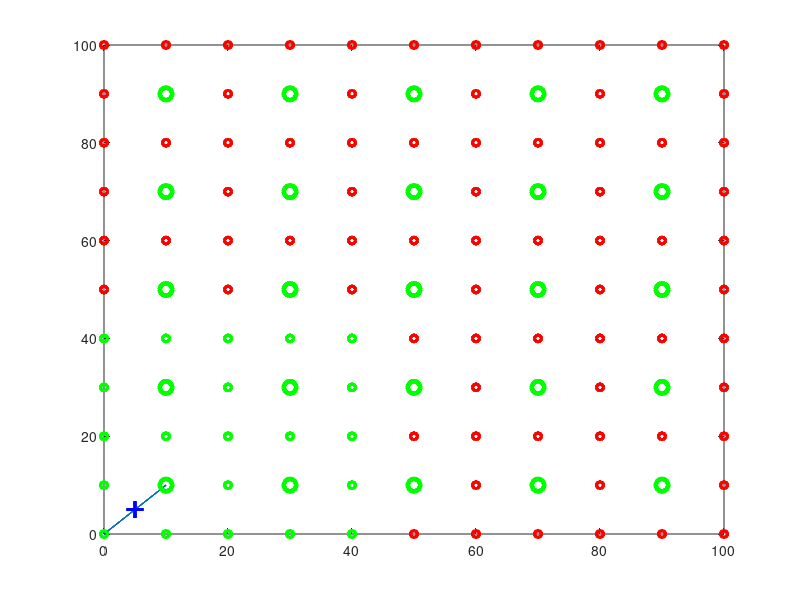

The MATLAB script that drew this image:
clc;
close all;
clear all;


%% Establish a 100*100 area sensor network %%
%s = struct('pr', {}, 'process', {},'cellhead', {},'pwrnow', {}, 'pwrnext', {},'x',{},'y',{},'txrx',{});
f1 = figure(1);
    clf
        k=1;
        s(1).txrx=0;
               for i=0:10:100
                   for j=0:10:100
                       
                       s(k).x=j;
                       s(k).y=i;
                       
                       s(k).pwrnow=1;
                       s(k).pwrnext=0;
                       if rem(s(k).x/10,2)==1 && rem(s(k).y/10,2)==1
                            s(k).cellhead=1;
                            s(k).txrx=0;
                            if s(k).x>10        %% set the transmit location
                                a=s(k).x-20;
                            else
                              a=10;
                            end
                            if s(k).y>10
                                b=s(k).y-20;
                            else
                                b=10;
                            end
                            if s(k).x==10 && s(k).y==10
                                a=0;
                                b=0;
                            end
                                s(k).transmitloc=[a b];
                            
                       else
                            s(k).cellhead=0;
                       end
                       
                       k=k+1;
                   end
               end
               
               
    
    grid on
    for k=1:121
        
                       if s(k).pwrnow==1
                           if s(k).cellhead==1
                                plot(s(k).x,s(k).y,'go','MarkerSize',9,'lineWidth',3);
                                hold on
                           else
                                plot(s(k).x,s(k).y,'go','MarkerSize',5,'lineWidth',2);
                                hold on
                           end
                            
                       else
                            if s(k).cellhead==1
                                plot(s(k).x,s(k).y,'go','MarkerSize',9,'lineWidth',3);
                                hold on
                           else
                                plot(s(k).x,s(k).y,'ro','MarkerSize',5,'lineWidth',2);
                                hold on
                           end
                       end
    end
    
 %% Input %%
    
    num=input('number of iterations to predict');
    
    Pt1=100;    % Transmitted power of target1
    
    
    for t=1:num
        tg1(t,1)=input('x-coordinate of target');
        tg1(t,2)=input('y-coordinate of target');
       
  
    %plot(tg1(:,1),tg1(:,2),'b+','MarkerSize',5,'lineWidth',2);
    Pt1=100;
    %hold on;
    for k=1:121
        d2=(tg1(t,1)-s(k).x)^2+(tg1(t,2)-s(k).y)^2;    %d^2
                       s(k).pr=Pt1/d2;
                       
    end
    
    %% Transmit to neighbourhood sensors %%
    r=15;
    
    for k=1:121
        n=1;
        for j=1:121
            d=sqrt((s(k).x-s(j).x)^2+(s(k).y-s(j).y)^2);
            if d<=r
                s(k).rcpr(n,:)=[s(j).x s(j).y s(j).pr];
                n=n+1;
            end
        end
    end
    
    %% processing at cellhead %%
    th=0.4;
    for k=1:121
        if s(k).cellhead==1
            n=0;
            for j=1:9
                if s(k).rcpr(j,3)>=th
                    n=n+1;
                end
            end
            
            if n>=5
                for j=2:1:9
                    for i=j-1:-1:1
                        if s(k).rcpr(i,3)<s(k).rcpr(i+1,3)
                            
                            temp=s(k).rcpr(i+1,:);
                            s(k).rcpr(i+1,:)=s(k).rcpr(i,:);
                            s(k).rcpr(i,:)=temp;
                        end
                    end
                end
                noisePow = 0; 
                networkSize = 10;  
                distance = zeros(4,1);
                for i=1:4
                   anchorLoc(i,1)=s(k).rcpr(i,1); 
                   anchorLoc(i,2)=s(k).rcpr(i,2); 
                   
                   distance(i) = sqrt(Pt1/s(k).rcpr(i,3));
                end
                
                % noisy measurements
    distanceNoisy = distance + distance.*noisePow./100.*(rand(4,1)-1/2);
    
    % using gussian newton to solve the problem
    
    numOfIteration = 5;
    
    % Initial guess (random locatio)
    mobileLocEst(t,:) = min(anchorLoc)+networkSize*rand(1,2);
    % repeatation
    for i = 1 : numOfIteration
        % computing the esimated distances
        distanceEst   = sqrt(sum( (anchorLoc - repmat(mobileLocEst(t,:),4,1)).^2 , 2));
        % computing the derivatives
            % d0 = sqrt( (x-x0)^2 + (y-y0)^2 )
            % derivatives -> d(d0)/dx = (x-x0)/d0
            % derivatives -> d(d0)/dy = (y-y0)/d0
        distanceDrv   = [(mobileLocEst(t,1)-anchorLoc(:,1))./distanceEst ... % x-coordinate
                         (mobileLocEst(t,2)-anchorLoc(:,2))./distanceEst];   % y-coordinate
        % delta 
        delta = - (distanceDrv.'*distanceDrv)^-1*distanceDrv.' * (distanceEst - distanceNoisy);
        % Updating the estimation
        mobileLocEst(t,:) = mobileLocEst(t,:) + delta.';
        
    end
    s(k).targetLocation=mobileLocEst(t,:);
    s(k).txrx=s(k).targetLocation;
    m=k;
    
    while m~=1
    xt=s(m).transmitloc(1);
    yt=s(m).transmitloc(2);
    X=[s(m).x xt];
    Y=[s(m).y yt];
    line(X,Y);
    for l=1:121
        if s(l).x==xt && s(l).y==yt
           s(l).txrx=s(m).txrx; 
           break
        end
    end
    m=l;
    end
    
    
    
    plot(mobileLocEst(t,1),mobileLocEst(t,2),'b+','MarkerSize',12,'lineWidth',2);
    hold on
                  s(k).pwrnext=1;
    for l=1:121
        if s(l).cellhead==1
        dch=sqrt((s(k).x-s(l).x)^2+(s(k).y-s(l).y)^2);  %distance between cellheads
            if dch<30
                s(l).pwrnext=1;                         %transmitting next power flag to adjacent cellheads
                for m=1:121
                    dtch=sqrt((s(l).x-s(m).x)^2+(s(l).y-s(m).y)^2);  %distance from cellhead to sensors
                    if dtch<=r
                        s(m).pwrnext=1;                 %transmitting next power flag from cellheads to its sensors
                    end
                end
            end
            
        end
    end
    
            end
        end
        
    end
    
    for k=1:121
        s(k).pwrnow=s(k).pwrnext;
        s(k).pwrnext=0;
                       if s(k).pwrnow==1
                           if s(k).cellhead==1
                                plot(s(k).x,s(k).y,'go','MarkerSize',9,'lineWidth',3);
                                hold on
                           else
                                plot(s(k).x,s(k).y,'go','MarkerSize',5,'lineWidth',2);
                                hold on
                           end
                            
                       else
                            if s(k).cellhead==1
                                plot(s(k).x,s(k).y,'go','MarkerSize',9,'lineWidth',3);
                                hold on
                           else
                                plot(s(k).x,s(k).y,'ro','MarkerSize',5,'lineWidth',2);
                                hold on
                           end
                       end
    end
    
    
    end
      
    line(mobileLocEst(:,1),mobileLocEst(:,2));